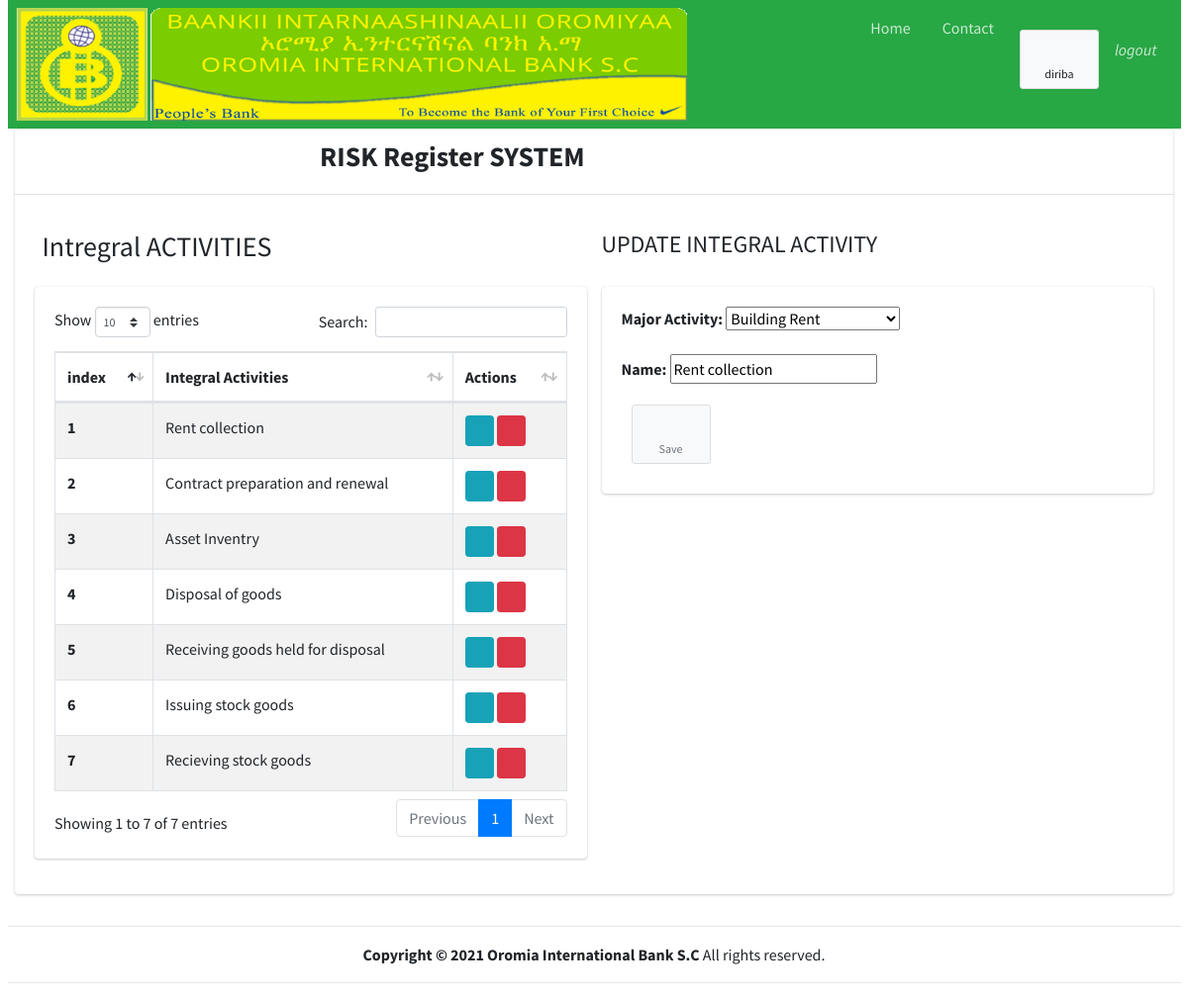
The page /updateIntegralActivity/17/ (signed in) on the database its author committed.
### start1/models.py (models this page shows)
class CustomUser(AbstractUser):
    working_Place = models.ForeignKey(WorkUnit, null=True, blank=True, on_delete=models.CASCADE)
    is_Rmcd_User = models.BooleanField(default=False)
    is_Iad_USer = models.BooleanField(default=False)
    def __str__(self):
        return self.username

class IntegralActivity(models.Model):
    major_Activity = models.ForeignKey(MajorActivity, on_delete=models.CASCADE)
    name = models.CharField(max_length=300)
    added_by = models.ForeignKey(settings.AUTH_USER_MODEL, null=True, blank=True, on_delete=models.SET_NULL)
    def __str__(self):
        return self.name

class MajorActivity(models.Model):
    name = models.CharField(max_length=300)
    added_by = models.ForeignKey(settings.AUTH_USER_MODEL, null=True, blank=True, on_delete=models.SET_NULL)
    def __str__(self):
        return self.name

### start1/views.py (the view)
# urls.py: path('updateIntegralActivity/<str:pk>/', views.updateIntegralActivity, name='updateIntegralActivity'),
@login_required(login_url='login')
def updateIntegralActivity(request, pk):
    IA = IntegralActivity.objects.filter(added_by=request.user)
    ma = IntegralActivity.objects.get(id=pk)
    form = IntegralActivityForm(request.user or None, instance=ma)
    if request.method == 'POST':
        form = IntegralActivityForm(request.user or None, request.POST or None, instance=ma)
        if form.is_valid():
            form.save()
            messages.success(request, 'Saved successfully')
            return redirect('integralActivity')
    context = {'form': form, 'integralActivity':IA}
    return render(request, "updateIntegralActivity.html", context)

### start1/forms.py
class IntegralActivityForm(forms.ModelForm):
    def __init__(self, user, *args, **kwargs):
        super(IntegralActivityForm, self).__init__(*args, **kwargs)
        self.fields['major_Activity'].queryset = MajorActivity.objects.filter(added_by=user)
    class Meta:
        model = IntegralActivity
        fields = '__all__'
        widgets = {'added_by': forms.HiddenInput()}

### start1/templates/updateIntegralActivity.html (shortened to what this page needs)
{% extends "base.html" %}
{% block page_content %}
    <div class="container-fluid">
      <p>
        <div class="row">
           <div class="col"><h3> Intregral ACTIVITIES </h3></div>
           <div class="col">
            <h4> UPDATE INTEGRAL ACTIVITY </h4>
           </div>
      </div>
        </div>
      <div class="row">
        <div class="col">
          <div>
            <div class="card card-body">
             <table id="example1" class="table table-bordered table-striped">
                 <thead>
                     <th>index</th>
                     <th>Integral Activities</th>
                     <th>Actions</th>
                 </thead>
              {% for ma in integralActivity reversed %}
                 <tr>
                     <th>{{ forloop.counter }}</th>
                     <td>{{ma}}</td>
                     <td>
                      <a class="btn btn-info btn-sm" href="{% url 'updateIntegralActivity' ma.id %} ">
                          <i class="fas fa-pencil-alt">
                          </i>
                      </a>
                      <a class="btn btn-danger btn-sm" href="{% url 'deleteIntegralActivity' ma.id %}">
                          <i class="fas fa-trash">
                          </i>
                      </a>
                  </td>
                 </tr>
              {%endfor%}
             </table>
            </div>
          </div>
        </div>
        <div class="col">
          <div>
            <div class="card card-body">
                <form method="post">
                    {{ form.as_p }}
                    <button class="btn btn-app btn-sm mr-4" type="submit" value="Submit"><i class="fas fa-save"></i> Save</button>
                </form>
            </div>
          </div>
        </div>
      </div>
    </div>
{% endblock %}

### start1/templates/base.html (shortened to what this page needs)
{% load static%}
<!DOCTYPE html>
<html lang="en">
<head>
  <link rel="stylesheet" href=" {% static 'plugins/fontawesome-free/css/all.min.css' %}">
  <link rel="stylesheet" href="{% static 'dist/css/adminlte.min.css' %}">
  <link rel="stylesheet" href="{% static 'plugins/datatables-bs4/css/dataTables.bootstrap4.min.css' %}">
  <link rel="stylesheet" href="{% static 'plugins/datatables-responsive/css/responsive.bootstrap4.min.css' %}">
</head>
<body class="hold-transition sidebar-mini">
    <div class="container-fluid">
        <nav class="navbar navbar-expand navbar-green navbar-dark">
            <ul class="navbar-nav">
              <li>
                <img src="{% static 'images/oib.png' %}" alt="OIB LOGO" style="width: 80%; height:100%" >
              </li>
               <li class="nav-item d-none d-sm-inline-block">
                <a href="{% url 'homepage' %}" class="nav-link">Home</a>
              </li>
              <li class="nav-item d-none d-sm-inline-block">
                <a href="#" class="nav-link">Contact</a>
              </li>
            </ul>
            <ul class="navbar-nav ml-auto">
              <li class="nav-item dropdown">
                <a class="btn btn-app">
                  <i class="fas fa-users"></i> {{request.user}}
                </a>
              </li>
              <li class="nav-item dropdown">
                <a class="nav-link" href="{% url 'logout' %}">
                  <i>logout</i>
                </a>
              </li>
            </ul>
          </nav>
          <section class="content">
            <div class="container-fluid">
              <div class="row">
              <div class="col-12">
          <div class="card">
            <div class="card-header">
              <div class="row">
              <div class="col-9">
                <h3 class="text-center"> <b>RISK Register SYSTEM </b></h3>
              </div>
              <div class="col-3">
              </div>
            </div>
            </div>
            <div class="card-body">
        {% block page_content %}
        {% endblock %}
            </div>
          </div>
          </div>
          </div>
          </div>
    <div class=" footer container-fluid text-center">
      <hr>
        <strong>Copyright &copy; 2021 <a href="#"></a>Oromia International Bank S.C </strong> All rights reserved.
      <hr>
    </div>
</body>
</html>

### rows shown on the page
CustomUser: user "diriba"
IntegralActivity: name "Rent collection", major_Activity "Building Rent"
IntegralActivity: name "Contract preparation and renewal"
IntegralActivity: name "Asset Inventry"
IntegralActivity: name "Disposal of goods"
IntegralActivity: name "Receiving goods held for disposal"
IntegralActivity: name "Issuing stock goods"
IntegralActivity: name "Recieving stock goods"
MajorActivity: name "Rent collection"
